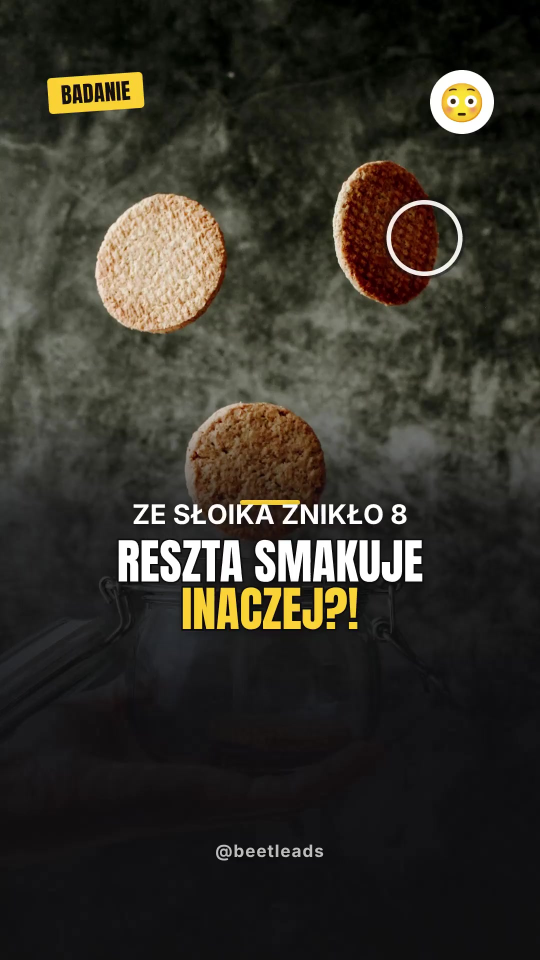
#> input picture okladki/r203_niedobor.jpg, 1080 x 1920 px (shown at 1/2 size)
$ python foto.py ../okladki/r203_niedobor.jpg ../okladki/r204_czarny_piatek.jpg
#> lines starting #> are read from the running program, lines starting #| are printed output that depends on the picture
#!/usr/bin/env python3
"""Zdjecie Unsplasha -> kadr Beetleads.

Sufit jasnosci jest ze skilla `zdjecia` (srednia L <= 90, inaczej kadr jest
plama). PODLOGA doszla 09.11: przy bardzo ciemnym zdjeciu ujecie pod scrimem
0,30 jest czarnym ekranem, czyli tym, co zalozyciel nazwal "puste bez efektow".

Gdzie dokladnie lezy ta podloga, sprawdzilem ARKUSZEM, a nie na wyczucie:
zlozylem dziewiec zdjec o L od 11 do 57 ze scrimem 0,30 i obejrzalem.
Przy L 16-26 temat zdjecia (sciana plakatow, sluchawki, biurko) jest nadal
czytelny; dopiero przy L okolo 10 zostaje czarna plama z jednym swiatlem.
Pierwsza wersja miala podloge 45 i kazala wymieniac polowe biblioteki -
to byl moj prog z sufitu, nie wynik pomiaru.

WAZNE: podloge trzymamy na ORYGINALE z Unsplasha, nigdy przez rozjasnianie
gotowego, juz przyciemnionego JPEG-a. Proba takiego ratunku 09.11 rozwalila
D1_2, C10_2 i P10_5 na zielono-czerwone pasy - w cieniach skompresowanego
pliku nie ma juz informacji do wyciagniecia.

Uzycie: python3 foto.py oryginal.jpg public/C1_2.jpg
"""
import sys, pathlib
import numpy as np
from PIL import Image, ImageEnhance

PODLOGA, CEL_DOL, CEL_GORA, SUFIT = 18.0, 26.0, 86.0, 90.0
SZER, WYS = 1400, 1789

def srednia(im):
    return float(np.asarray(im.convert("L")).mean())

def przygotuj(wej, wyj, srodek=0.35):
#> called with wej = '../okladki/r203_niedobor.jpg', wyj = '../okladki/r204_czarny_piatek.jpg', srodek = 0.35
    im = Image.open(wej).convert("RGB")
#> im is the input picture: PIL image 1080x1920 RGB; mean R, G, B 52.9, 50.2, 41.9
    doc = SZER / WYS
    w, h = im.size
#> w = 1080; h = 1920
    if w / h > doc:
        nw = int(h * doc); im = im.crop(((w - nw) // 2, 0, (w - nw) // 2 + nw, h))
    else:
        nh = int(w / doc); g = int((h - nh) * srodek)
#> after `nh = int(w / doc)`: nh = 1380
#> after `g = int((h - nh) * srodek)`: g = 189
        im = im.crop((0, g, w, g + nh))
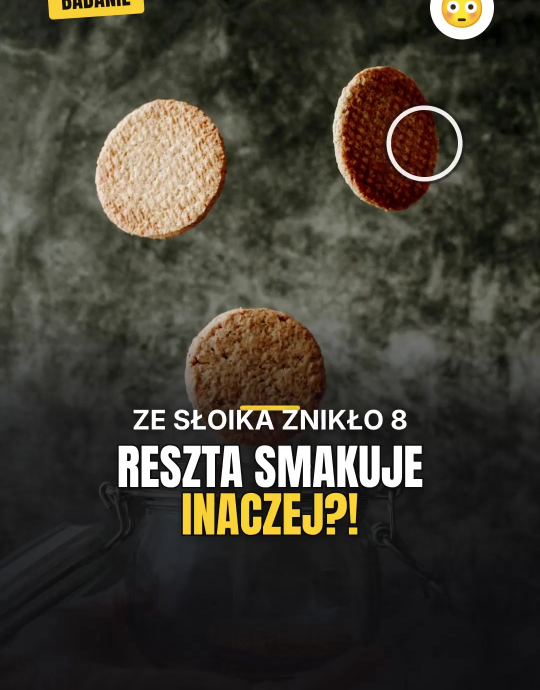
#> im: PIL image 1080x1380 RGB (shown at 1/2 size); mean R, G, B 65.4, 61.5, 51.1
    im = im.resize((SZER, WYS), Image.LANCZOS)
#> im: PIL image 1400x1789 RGB

    L = srednia(im)
#> L = 61.49
    if L > SUFIT:                      # za jasne - przyciemniamy
        for _ in range(12):
            im = ImageEnhance.Brightness(im).enhance(max(0.55, CEL_GORA / srednia(im)))
            if srednia(im) <= CEL_GORA:
                break
    elif L < PODLOGA:                  # za ciemne - wyciagamy cienie gamma na ORYGINALE
        a = np.asarray(im, dtype=np.float32) / 255.0
        lo, hi = 0.25, 1.0
        for _ in range(24):
            g = (lo + hi) / 2
            if srednia(Image.fromarray((np.power(a, g) * 255).astype(np.uint8))) < CEL_DOL:
                hi = g
            else:
                lo = g
        im = Image.fromarray((np.power(a, (lo + hi) / 2) * 255).astype(np.uint8))

    im.save(wyj, quality=92)
    k = srednia(im)
#> k = 61.49
    stan = "OK" if PODLOGA <= k <= SUFIT else "POZA ZAKRESEM - nie uzywaj"
#> stan = 'OK'
    return round(k, 1), stan

if __name__ == "__main__":
    L, stan = przygotuj(sys.argv[1], sys.argv[2])
#> L = 61.5; stan = 'OK'
    print(f"{pathlib.Path(sys.argv[2]).name}: L={L} {stan}")
#| r204_czarny_piatek.jpg: L=61.5 OK

$ run again, on okladki/r204_czarny_piatek_v2.jpg
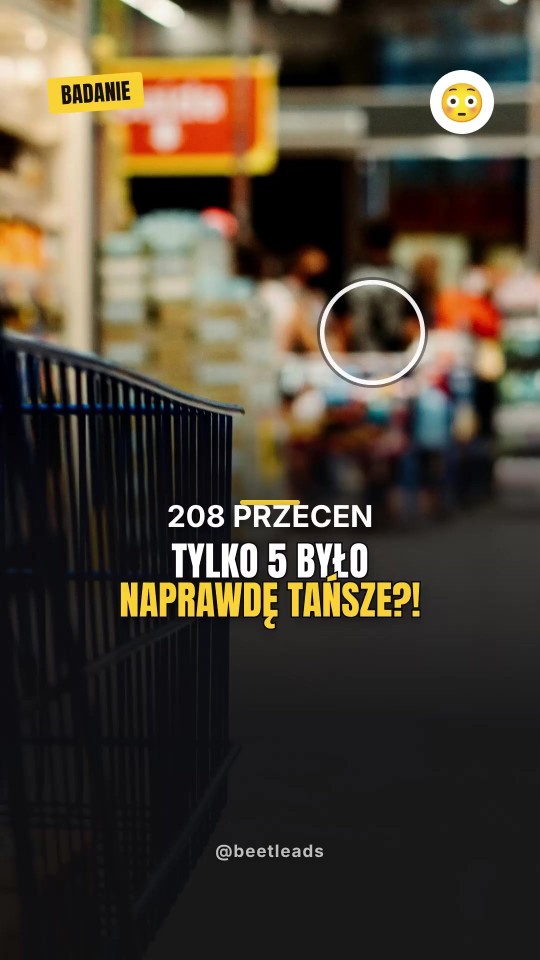
#> input picture okladki/r204_czarny_piatek_v2.jpg, 1080 x 1920 px (shown at 1/2 size)
#> in przygotuj, im is the input picture: PIL image 1080x1920 RGB; mean R, G, B 74.7, 65.8, 52.4
#> in przygotuj, `im = im.crop((0, g, w, g + nh))`:
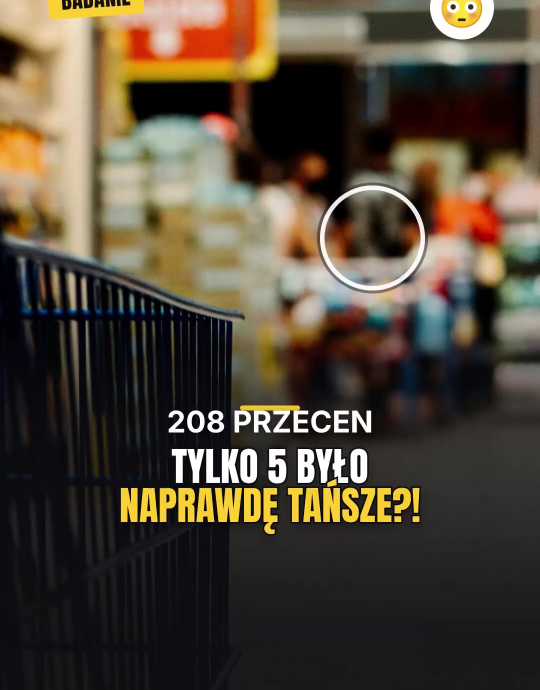
#> im: PIL image 1080x1380 RGB (shown at 1/2 size); mean R, G, B 82.1, 71.4, 56.5
#> in przygotuj, `L = srednia(im)`: L = 72.9
#> in przygotuj, `stan = "OK" if PODLOGA <= k <= SUFIT else "POZA ZAKRESEM - nie uzywaj"`: stan = 'OK'
#> `L, stan = przygotuj(sys.argv[1], sys.argv[2])`: L = 72.9; stan = 'OK'
#| r204_czarny_piatek_v2.jpg: L=72.9 OK

$ run again, on okladki/r205_chudy_wybor.jpg
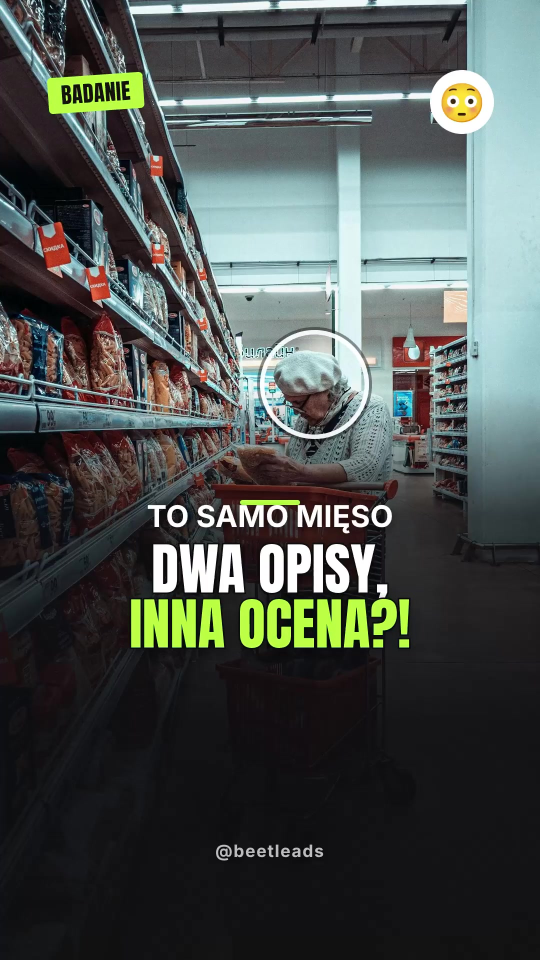
#> input picture okladki/r205_chudy_wybor.jpg, 1080 x 1920 px (shown at 1/2 size)
#> in przygotuj, im is the input picture: PIL image 1080x1920 RGB; mean R, G, B 75.5, 81.5, 78.6
#> in przygotuj, `im = im.crop((0, g, w, g + nh))`:
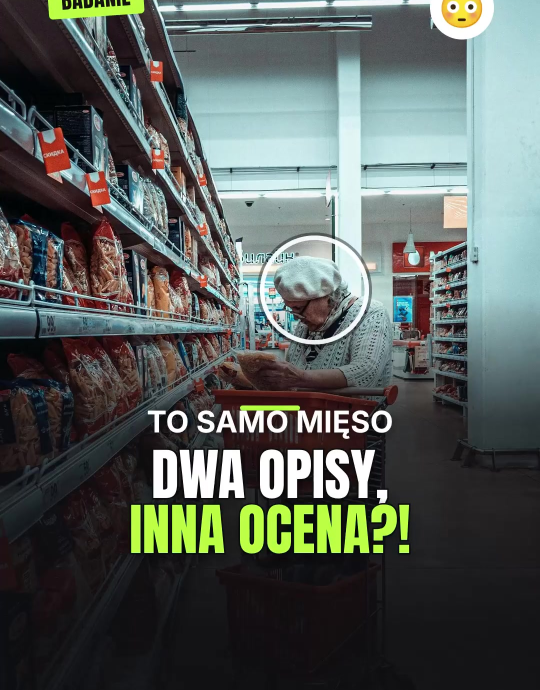
#> im: PIL image 1080x1380 RGB (shown at 1/2 size); mean R, G, B 88, 95.1, 91
#> in przygotuj, `im = im.resize((SZER, WYS), Image.LANCZOS)`:
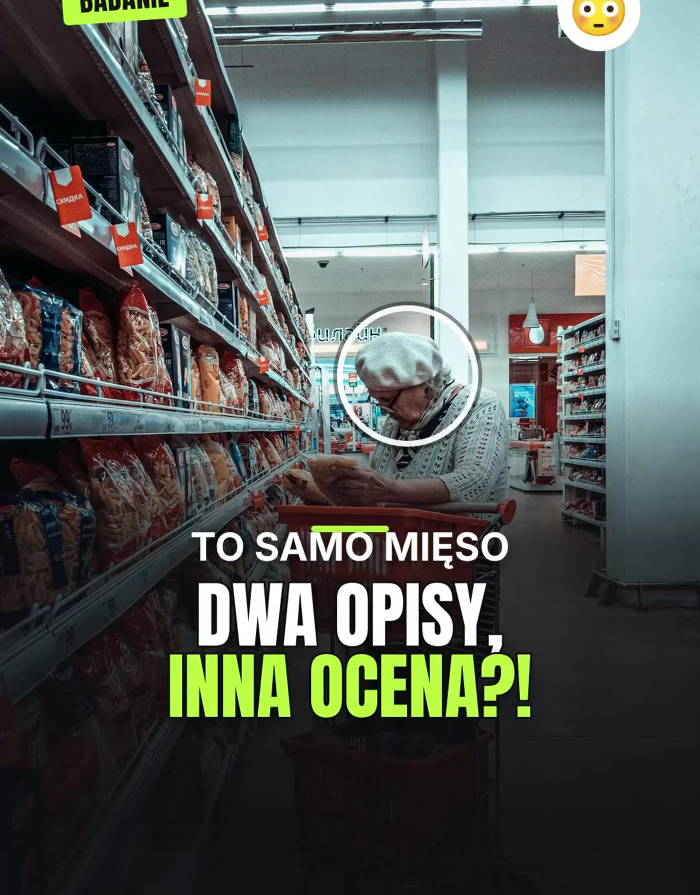
#> im: PIL image 1400x1789 RGB (shown at 1/2 size); mean R, G, B 88, 95.1, 91
#> in przygotuj, `L = srednia(im)`: L = 92.48
#> k = 85.51
#> in przygotuj, `stan = "OK" if PODLOGA <= k <= SUFIT else "POZA ZAKRESEM - nie uzywaj"`: stan = 'OK'
#> `L, stan = przygotuj(sys.argv[1], sys.argv[2])`: L = 85.5; stan = 'OK'
#| r205_chudy_wybor.jpg: L=85.5 OK

$ run again, on okladki/r205_chudy_wybor_v2.jpg
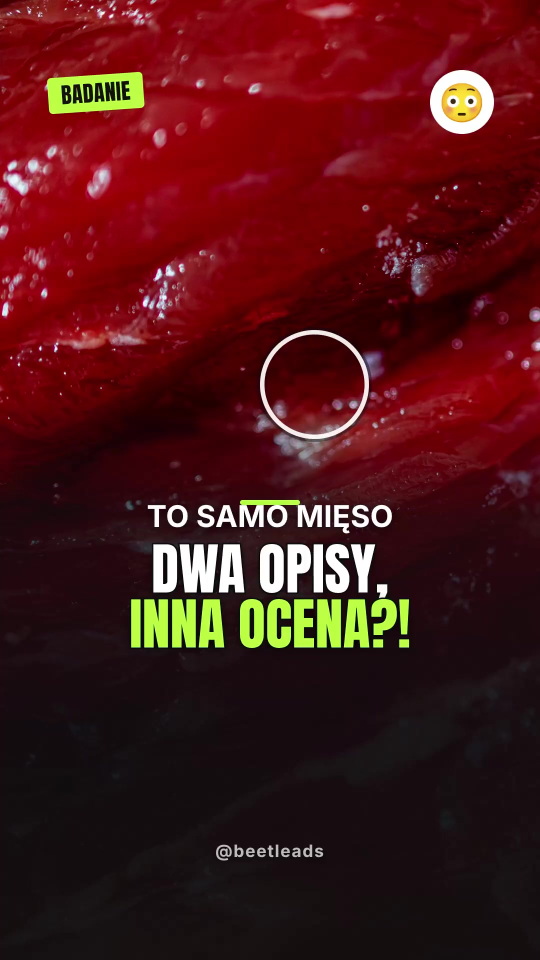
#> input picture okladki/r205_chudy_wybor_v2.jpg, 1080 x 1920 px (shown at 1/2 size)
#> in przygotuj, im is the input picture: PIL image 1080x1920 RGB; mean R, G, B 77.2, 22.9, 23.6
#> in przygotuj, `im = im.crop((0, g, w, g + nh))`:
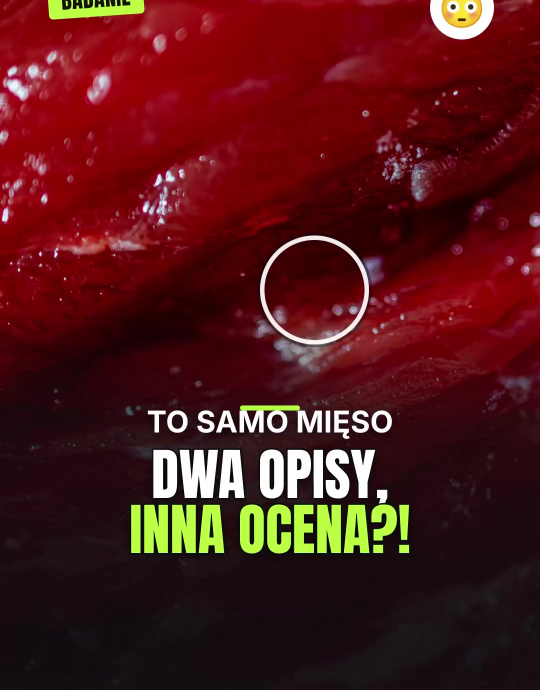
#> im: PIL image 1080x1380 RGB (shown at 1/2 size); mean R, G, B 83.2, 24.8, 25
#> in przygotuj, `L = srednia(im)`: L = 42.31
#> in przygotuj, `stan = "OK" if PODLOGA <= k <= SUFIT else "POZA ZAKRESEM - nie uzywaj"`: stan = 'OK'
#> `L, stan = przygotuj(sys.argv[1], sys.argv[2])`: L = 42.3; stan = 'OK'
#| r205_chudy_wybor_v2.jpg: L=42.3 OK
